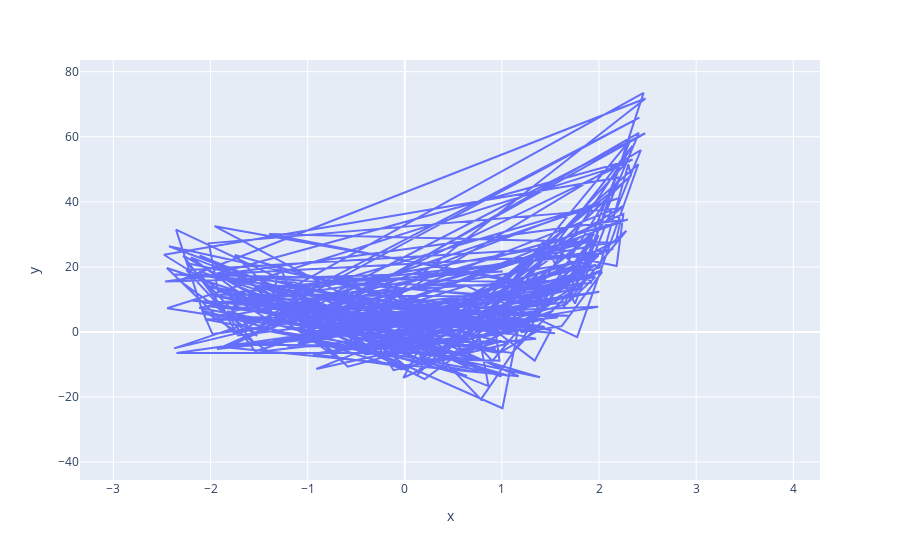

Here is the notebook cell this chart was saved with:
### Code cell
size = 300
X = np.random.rand(size)*5-2.5
w4, w3, w2, w1, w0 = 1, 2, 1, -4, 2
y = w4*(X**4) + w3*(X**3) + w2*(X**2) + w1*X + w0 + np.random.randn(size)*8-4
df = pd.DataFrame({'x': X, 'y': y})
df.to_csv('dane_do_regresji.csv',index=None)


df.plot(x='x',y='y', height=600)

### Figure 1 — Plotly figure (JSON) as saved in the notebook; plotly's stock layout.template omitted (floating-point values rounded to 4 significant figures; data arrays with more than 128 entries replaced by an {"elided": "..."} marker saying what was removed)
{"data": [{"hovertemplate": "x=%{x}<br>y=%{y}<extra></extra>", "legendgroup": "", "line": {"color": "#636efa", "dash": "solid"}, "marker": {"symbol": "circle"}, "mode": "lines", "name": "", "orientation": "v", "showlegend": false, "type": "scatter", "x": {"elided": "300 float values"}, "xaxis": "x", "y": {"elided": "300 float values"}, "yaxis": "y"}], "layout": {"autosize": true, "dragmode": "pan", "legend": {"tracegroupgap": 0}, "margin": {"t": 60}, "xaxis": {"anchor": "y", "autorange": false, "domain": [0, 1], "range": [-3.344, 4.275], "title": {"text": "x"}, "type": "linear"}, "yaxis": {"anchor": "x", "autorange": false, "domain": [0, 1], "range": [-45.52, 83.59], "title": {"text": "y"}, "type": "linear"}}}
